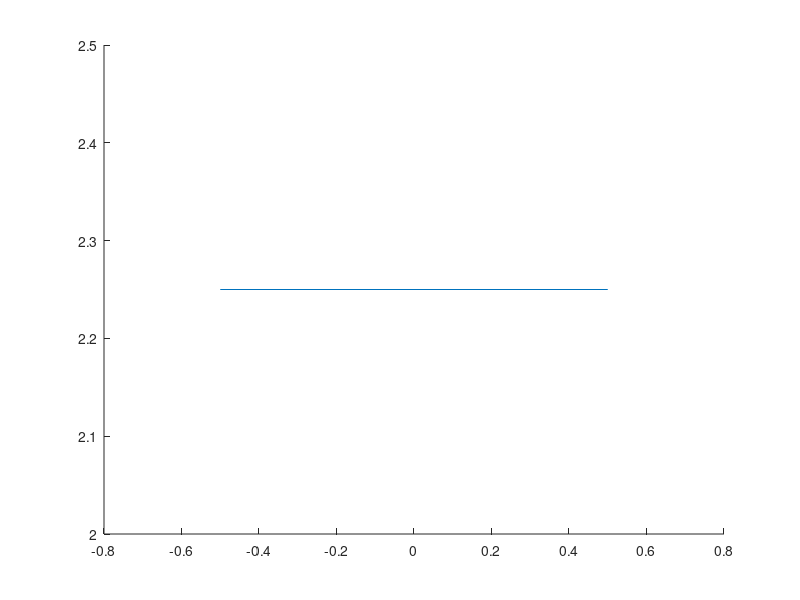

The MATLAB script that drew this image: (Note: this script raises an error after producing the figure.)
% Introduccion a Octave - 2022 - FCAI-UNCuyo
% 
%
%% Guia de problemas 1
%
% Ingrese las funciones necesarias para graficar las baticurvas

close all;
clear all; 

f1 = 0;	% <=== COMPLETAR 
f2 = 0; % <=== COMPLETAR 
f3 = 0; % <=== COMPLETAR 
f4 = 0; % <=== COMPLETAR 
f5 = 0; % <=== COMPLETAR 

figure(1);clf
hold on
%c(1) = ezplot(0, [-7 -3 -2.5 0]); 	    % <=== COMPLETAR Y DESCOMENTAR
%c(2) = ezplot(0, [-7 -3 0 2.8]);  	    % <=== COMPLETAR Y DESCOMENTAR
%c(3) = ezplot(0, [3 7 -2.5 0]);   	    % <=== COMPLETAR Y DESCOMENTAR
%c(4) = ezplot(0, [3 7 0 2.8]);    	    % <=== COMPLETAR Y DESCOMENTAR
%c(5) = ezplot(0,[-4 4]);         	    % <=== COMPLETAR Y DESCOMENTAR
%c(6) = ezplot(0,[-1 -0.75]);		        % <=== COMPLETAR Y DESCOMENTAR
%c(7) = ezplot(0,[0.75 1 ]);		        % <=== COMPLETAR Y DESCOMENTAR
%c(8) = ezplot(0,[-0.75 -0.5 2.25 3]);  % <=== COMPLETAR Y DESCOMENTAR
%c(9) = ezplot(0,[ 0.5 0.75 2.25 3]);   % <=== COMPLETAR Y DESCOMENTAR
%c(10) = ezplot(0,[-3 -0.75]);		      % <=== COMPLETAR Y DESCOMENTAR
%c(11) = ezplot(0,[0.75 3]);		        % <=== COMPLETAR Y DESCOMENTAR
c(12) = line([-0.5,0.5],[2.25,2.25]);  
set(c,'linewidth',6)
xlim([-8 8])
ylim([-4 4])
colormap([0 0 1])
grid on

title('BATICURVAS','fontsize',20);
xlabel('X','fontsize',14);
ylabel('Y','fontsize',14);
hold off
